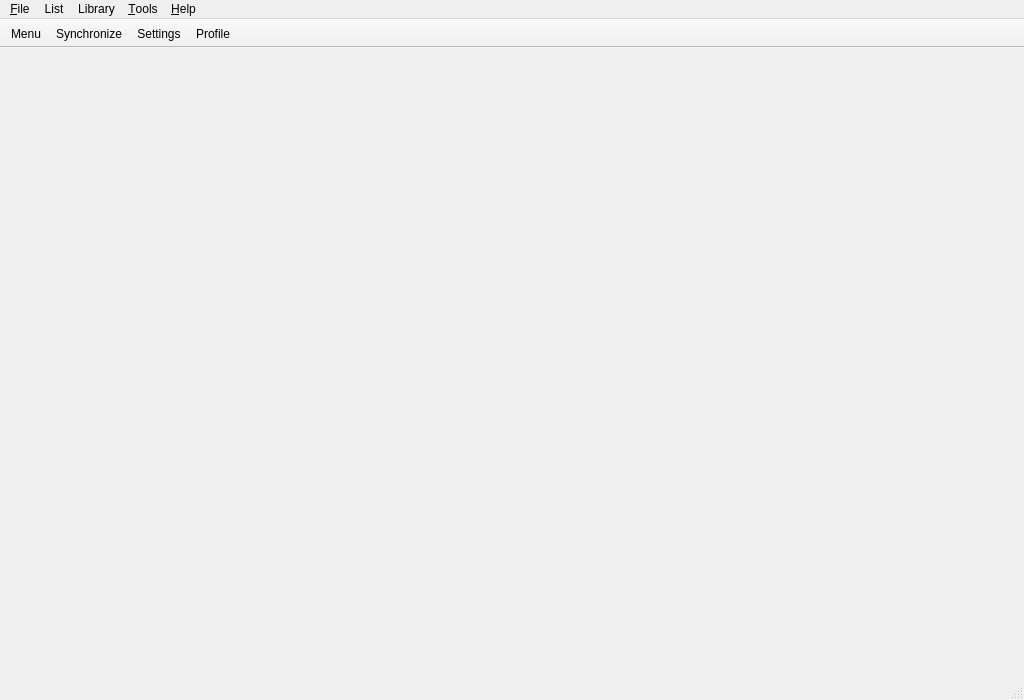
<?xml version="1.0" encoding="UTF-8"?>
<ui version="4.0">
 <class>MainWindow</class>
 <widget class="QMainWindow" name="MainWindow">
  <property name="geometry">
   <rect>
    <x>0</x>
    <y>0</y>
    <width>1024</width>
    <height>700</height>
   </rect>
  </property>
  <property name="minimumSize">
   <size>
    <width>320</width>
    <height>240</height>
   </size>
  </property>
  <property name="windowTitle">
   <string>Taiga</string>
  </property>
  <widget class="QWidget" name="centralWidget">
   <layout class="QVBoxLayout" name="verticalLayout">
    <property name="spacing">
     <number>0</number>
    </property>
    <property name="leftMargin">
     <number>0</number>
    </property>
    <property name="topMargin">
     <number>0</number>
    </property>
    <property name="rightMargin">
     <number>0</number>
    </property>
    <property name="bottomMargin">
     <number>0</number>
    </property>
    <item>
     <widget class="QSplitter" name="splitter">
      <property name="orientation">
       <enum>Qt::Orientation::Horizontal</enum>
      </property>
      <property name="handleWidth">
       <number>1</number>
      </property>
      <property name="childrenCollapsible">
       <bool>false</bool>
      </property>
      <widget class="QStackedWidget" name="stackedWidget">
       <property name="currentIndex">
        <number>2</number>
       </property>
       <widget class="QWidget" name="homePage">
        <layout class="QVBoxLayout" name="verticalLayout_2">
         <item>
          <widget class="QLabel" name="label">
           <property name="text">
            <string>TODO: Home</string>
           </property>
           <property name="alignment">
            <set>Qt::AlignmentFlag::AlignCenter</set>
           </property>
          </widget>
         </item>
        </layout>
       </widget>
       <widget class="QWidget" name="searchPage"/>
       <widget class="QWidget" name="listPage"/>
       <widget class="QWidget" name="historyPage"/>
       <widget class="QWidget" name="libraryPage"/>
       <widget class="QWidget" name="torrentsPage">
        <layout class="QVBoxLayout" name="verticalLayout_7">
         <item>
          <widget class="QLabel" name="label_5">
           <property name="text">
            <string>TODO: Torrents</string>
           </property>
           <property name="alignment">
            <set>Qt::AlignmentFlag::AlignCenter</set>
           </property>
          </widget>
         </item>
        </layout>
       </widget>
       <widget class="QWidget" name="profilePage">
        <layout class="QVBoxLayout" name="verticalLayout_8">
         <item>
          <widget class="QLabel" name="label_8">
           <property name="text">
            <string>TODO: Profile</string>
           </property>
           <property name="alignment">
            <set>Qt::AlignmentFlag::AlignCenter</set>
           </property>
          </widget>
         </item>
        </layout>
       </widget>
      </widget>
     </widget>
    </item>
   </layout>
  </widget>
  <widget class="QMenuBar" name="menubar">
   <property name="geometry">
    <rect>
     <x>0</x>
     <y>0</y>
     <width>1024</width>
     <height>33</height>
    </rect>
   </property>
   <widget class="QMenu" name="menuFile">
    <property name="title">
     <string>&amp;File</string>
    </property>
    <addaction name="actionExit"/>
   </widget>
   <widget class="QMenu" name="menuList">
    <property name="title">
     <string>List</string>
    </property>
    <widget class="QMenu" name="menuExport">
     <property name="title">
      <string>Export</string>
     </property>
     <addaction name="actionExportListAsMarkdown"/>
     <addaction name="actionExportListAsMyAnimeListXML"/>
    </widget>
    <addaction name="actionSynchronize"/>
    <addaction name="separator"/>
    <addaction name="menuExport"/>
   </widget>
   <widget class="QMenu" name="menuTools">
    <property name="title">
     <string>&amp;Tools</string>
    </property>
    <addaction name="actionToggleDetection"/>
    <addaction name="actionToggleSharing"/>
    <addaction name="actionToggleSynchronization"/>
    <addaction name="separator"/>
    <addaction name="actionProfile"/>
    <addaction name="separator"/>
    <addaction name="actionSettings"/>
   </widget>
   <widget class="QMenu" name="menuHelp">
    <property name="title">
     <string>&amp;Help</string>
    </property>
    <addaction name="actionSupport"/>
    <addaction name="separator"/>
    <addaction name="actionCheckForUpdates"/>
    <addaction name="actionDonate"/>
    <addaction name="separator"/>
    <addaction name="actionAbout"/>
   </widget>
   <widget class="QMenu" name="menuLibrary">
    <property name="title">
     <string>Library</string>
    </property>
    <widget class="QMenu" name="menuLibraryFolders">
     <property name="title">
      <string>Folders</string>
     </property>
     <addaction name="actionAddNewFolder"/>
    </widget>
    <addaction name="menuLibraryFolders"/>
    <addaction name="actionScanAvailableEpisodes"/>
    <addaction name="separator"/>
    <addaction name="actionPlayNextEpisode"/>
    <addaction name="actionPlayRandomAnime"/>
   </widget>
   <addaction name="menuFile"/>
   <addaction name="menuList"/>
   <addaction name="menuLibrary"/>
   <addaction name="menuTools"/>
   <addaction name="menuHelp"/>
  </widget>
  <widget class="QStatusBar" name="statusbar"/>
  <widget class="QToolBar" name="toolbar">
   <property name="windowTitle">
    <string>toolBar</string>
   </property>
   <property name="movable">
    <bool>false</bool>
   </property>
   <property name="allowedAreas">
    <set>Qt::ToolBarArea::TopToolBarArea</set>
   </property>
   <property name="floatable">
    <bool>false</bool>
   </property>
   <attribute name="toolBarArea">
    <enum>TopToolBarArea</enum>
   </attribute>
   <attribute name="toolBarBreak">
    <bool>false</bool>
   </attribute>
   <addaction name="actionMenu"/>
   <addaction name="actionSynchronize"/>
   <addaction name="actionSettings"/>
   <addaction name="actionProfile"/>
  </widget>
  <action name="actionAddNewFolder">
   <property name="text">
    <string>Add new folder...</string>
   </property>
  </action>
  <action name="actionScanAvailableEpisodes">
   <property name="text">
    <string>Scan available episodes</string>
   </property>
  </action>
  <action name="actionPlayNextEpisode">
   <property name="text">
    <string>Play next episode</string>
   </property>
   <property name="shortcut">
    <string>Ctrl+N</string>
   </property>
  </action>
  <action name="actionPlayRandomAnime">
   <property name="text">
    <string>Play random anime</string>
   </property>
   <property name="shortcut">
    <string>Ctrl+R</string>
   </property>
  </action>
  <action name="actionExit">
   <property name="text">
    <string>E&amp;xit</string>
   </property>
   <property name="menuRole">
    <enum>QAction::MenuRole::QuitRole</enum>
   </property>
  </action>
  <action name="actionSynchronize">
   <property name="text">
    <string>Synchronize</string>
   </property>
   <property name="toolTip">
    <string>Synchronize</string>
   </property>
   <property name="shortcut">
    <string>Ctrl+S</string>
   </property>
  </action>
  <action name="actionAbout">
   <property name="text">
    <string>About Taiga</string>
   </property>
   <property name="menuRole">
    <enum>QAction::MenuRole::AboutRole</enum>
   </property>
  </action>
  <action name="actionDonate">
   <property name="text">
    <string>Donate</string>
   </property>
   <property name="statusTip">
    <string>:3</string>
   </property>
  </action>
  <action name="actionSupport">
   <property name="text">
    <string>Support</string>
   </property>
   <property name="shortcut">
    <string>F1</string>
   </property>
  </action>
  <action name="actionCheckForUpdates">
   <property name="enabled">
    <bool>false</bool>
   </property>
   <property name="text">
    <string>Check for updates</string>
   </property>
  </action>
  <action name="actionSettings">
   <property name="text">
    <string>Settings</string>
   </property>
   <property name="menuRole">
    <enum>QAction::MenuRole::PreferencesRole</enum>
   </property>
  </action>
  <action name="actionLibraryFolders">
   <property name="text">
    <string>Library folders</string>
   </property>
   <property name="menuRole">
    <enum>QAction::MenuRole::NoRole</enum>
   </property>
  </action>
  <action name="actionToggleStatusbar">
   <property name="checkable">
    <bool>true</bool>
   </property>
   <property name="checked">
    <bool>true</bool>
   </property>
   <property name="text">
    <string>Show statusbar</string>
   </property>
   <property name="menuRole">
    <enum>QAction::MenuRole::NoRole</enum>
   </property>
  </action>
  <action name="actionToggleNowPlaying">
   <property name="checkable">
    <bool>true</bool>
   </property>
   <property name="text">
    <string>Show Now Playing</string>
   </property>
   <property name="menuRole">
    <enum>QAction::MenuRole::NoRole</enum>
   </property>
  </action>
  <action name="actionToggleDetection">
   <property name="checkable">
    <bool>true</bool>
   </property>
   <property name="checked">
    <bool>true</bool>
   </property>
   <property name="text">
    <string>Enable detection</string>
   </property>
   <property name="toolTip">
    <string>Enable detection</string>
   </property>
  </action>
  <action name="actionToggleSharing">
   <property name="checkable">
    <bool>true</bool>
   </property>
   <property name="checked">
    <bool>true</bool>
   </property>
   <property name="text">
    <string>Enable sharing</string>
   </property>
  </action>
  <action name="actionToggleSynchronization">
   <property name="checkable">
    <bool>true</bool>
   </property>
   <property name="checked">
    <bool>true</bool>
   </property>
   <property name="text">
    <string>Enable synchronization</string>
   </property>
  </action>
  <action name="actionExportListAsMyAnimeListXML">
   <property name="text">
    <string>Export anime list as MyAnimeList XML...</string>
   </property>
  </action>
  <action name="actionExportListAsMarkdown">
   <property name="text">
    <string>Export anime list as Markdown...</string>
   </property>
  </action>
  <action name="actionTest">
   <property name="text">
    <string>Test</string>
   </property>
  </action>
  <action name="actionMenu">
   <property name="text">
    <string>Menu</string>
   </property>
   <property name="toolTip">
    <string>Menu</string>
   </property>
   <property name="menuRole">
    <enum>QAction::MenuRole::TextHeuristicRole</enum>
   </property>
  </action>
  <action name="actionProfile">
   <property name="text">
    <string>Profile</string>
   </property>
   <property name="toolTip">
    <string>Profile</string>
   </property>
   <property name="menuRole">
    <enum>QAction::MenuRole::TextHeuristicRole</enum>
   </property>
  </action>
  <action name="actionBack">
   <property name="text">
    <string>Back</string>
   </property>
   <property name="shortcut">
    <string>Alt+Left</string>
   </property>
   <property name="menuRole">
    <enum>QAction::MenuRole::NoRole</enum>
   </property>
  </action>
  <action name="actionForward">
   <property name="text">
    <string>Forward</string>
   </property>
   <property name="shortcut">
    <string>Alt+Right</string>
   </property>
   <property name="menuRole">
    <enum>QAction::MenuRole::NoRole</enum>
   </property>
  </action>
  <action name="actionDisplayWindow">
   <property name="text">
    <string>&amp;Open Taiga</string>
   </property>
   <property name="menuRole">
    <enum>QAction::MenuRole::NoRole</enum>
   </property>
  </action>
 </widget>
 <resources/>
 <connections/>
</ui>
